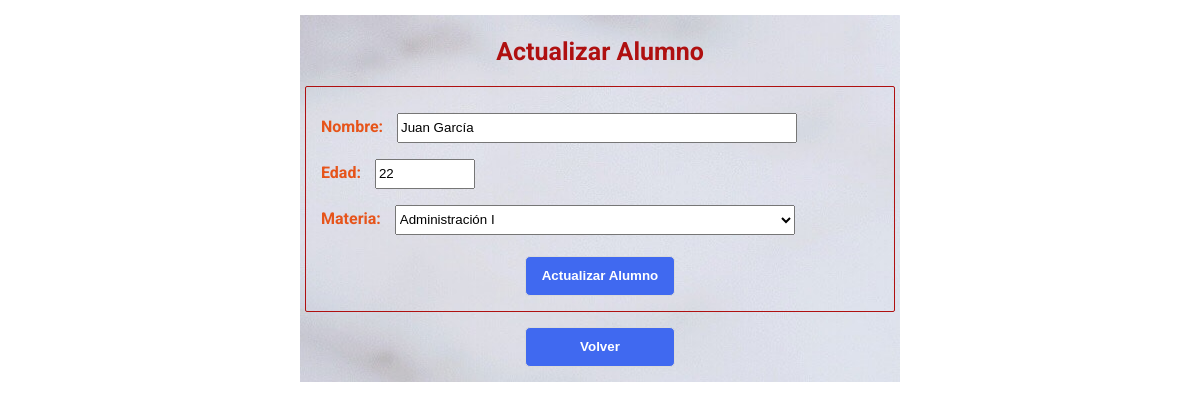
The app's page /actualizar-alumno/10 with its own data.
### appuni/models.py (models this page shows)
class Alumno(models.Model):
    MATERIAS = (
        ("Programación Lógica", "Programación Lógica"),
        ("Álgebra", "Álgebra"),
        ("Programación Orientada a Objetos", "Programación Orientada a Objetos"),
        ("Administración I", "Administración I"),
        ("Contabilidad", "Contabilidad"),
        ("Principios de Economía", "Principios de Economía"),
        ("Introducción al Derecho", "Introducción al Derecho"),
        ("Teoría de la Persona", "Teoría de la Persona"),
        ("Derecho Penal I", "Derecho Penal I"),
        )
    nombre = models.CharField(max_length=128)
    edad = models.IntegerField()
    materia = models.CharField(max_length=128, choices=MATERIAS)

### appuni/views.py (the view)
# urls.py: path("actualizar-alumno/<int:pk>", views.actualizar_alumno, name="actualizar_alumno"),
def actualizar_alumno(request, pk):
    alumno_actual = Alumno.objects.get(id=pk)
    if request.method == "POST":
        form = forms.FormularioAlumno(request.POST, instance=alumno_actual)
        if form.is_valid():
            form.save()
            return HttpResponseRedirect(reverse("index"))
    else:
        form = forms.FormularioAlumno(instance=alumno_actual)
    return render(request, 'appuni/actualizar_alumno.html', {'form': form})

### appuni/forms.py
class FormularioAlumno(forms.ModelForm):
     class Meta:
        model = Alumno
        fields = ('id', 'nombre', 'edad', 'materia')
        labels = {
            'nombre': 'Nombre',
            'edad': 'Edad',
            'materia': 'Materia'
        }
        nombre = forms.CharField(max_length=128)
        edad = forms.IntegerField()
        materia = forms.ChoiceField()

### appuni/templates/appuni/actualizar_alumno.html (shortened to what this page needs)
{% extends "appuni/layout.html" %}
{% block content %}
<div class="contenedor">
<div class="formulario">
<h1 class="titulo">Actualizar Alumno</h1>
<div class="info">
<form method="post">
    {{ form.as_p }}
    <div class="botones">
    <input type="submit" value="Actualizar Alumno" class="boton2">
    </div>
</form>
</div>
<div class="botones">
<a href="{% url 'index' %}"><button>Volver</button></a>
</div>
</div>
</div>
{% endblock %}

### appuni/static/appuni/estilos.css (style rules this page uses)
* { box-sizing: border-box; }
body { font-family: 'Roboto', sans-serif; margin: 15px; background-image:url(background.jpg); display: flex; justify-content: center; }
.contenedor { margin: 0; background-image: url(background2.jpg); width: 600px; }
.formulario { margin: 0; padding-top: 5px; }
.info { margin: 10px 5px; padding: 10px 5px; border: 0.5px solid rgb(175, 16, 16); border-radius: 2px; }
h1 { color: rgb(175, 16, 16); font-size: 25px; text-align: center; margin-bottom: 20px; }
label { color: rgb(230, 84, 26); font-weight: 700; padding: 20px 10px; }
.botones { display: flex; justify-content: space-around; }
.boton, button { cursor: pointer; width: 150px; height: 40px; margin: 5px 0 15px; color: white; font-weight: 700; text-decoration: none; background-color: rgb(64, 105, 240); border: 0.5px solid #dadada; border-radius: 5px; transition-duration: 0.5s; }
.boton2 { cursor: pointer; width: 150px; height: 40px; margin: 5px 0; color: white; font-weight: 700; text-decoration: none; background-color: rgb(64, 105, 240); border: 0.5px solid #dadada; border-radius: 5px; transition-duration: 0.5s; }
input#id_nombre, select#id_materia { width: 400px; height: 30px; }
input#id_edad { width: 100px; height: 30px; }
a { color: rgb(230, 84, 26); font-weight: 700; font-size: 14; text-decoration:underline; }

### records on screen
Alumno: nombre "Juan García", edad "22", materia "Administración I"
